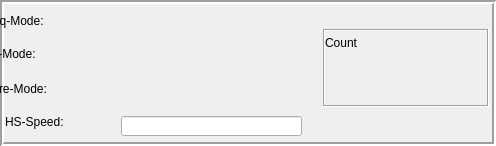
    <widget class="QFrame" name="frame_13">
     <property name="geometry">
      <rect>
       <x>6</x>
       <y>109</y>
       <width>496</width>
       <height>146</height>
      </rect>
     </property>
     <property name="frameShape">
      <enum>QFrame::Box</enum>
     </property>
     <property name="frameShadow">
      <enum>QFrame::Sunken</enum>
     </property>
     <property name="lineWidth">
      <number>2</number>
     </property>
     <widget class="caLabel" name="calabel_46">
      <property name="geometry">
       <rect>
        <x>-19</x>
        <y>78</y>
        <width>121</width>
        <height>21</height>
       </rect>
      </property>
      <property name="text">
       <string>Store-Mode: </string>
      </property>
      <property name="textFormat">
       <enum>Qt::PlainText</enum>
      </property>
      <property name="background">
       <color alpha="0">
        <red>0</red>
        <green>0</green>
        <blue>0</blue>
       </color>
      </property>
     </widget>
     <widget class="caLabel" name="calabel_45">
      <property name="geometry">
       <rect>
        <x>-23</x>
        <y>43</y>
        <width>121</width>
        <height>21</height>
       </rect>
      </property>
      <property name="text">
       <string>Rec-Mode:</string>
      </property>
      <property name="textFormat">
       <enum>Qt::PlainText</enum>
      </property>
      <property name="background">
       <color alpha="0">
        <red>0</red>
        <green>0</green>
        <blue>0</blue>
       </color>
      </property>
     </widget>
     <widget class="caLabel" name="calabel_44">
      <property name="geometry">
       <rect>
        <x>-17</x>
        <y>10</y>
        <width>121</width>
        <height>21</height>
       </rect>
      </property>
      <property name="text">
       <string> Acq-Mode: </string>
      </property>
      <property name="textFormat">
       <enum>Qt::PlainText</enum>
      </property>
      <property name="background">
       <color alpha="0">
        <red>0</red>
        <green>0</green>
        <blue>0</blue>
       </color>
      </property>
     </widget>
     <widget class="caLabel" name="calabel_47">
      <property name="geometry">
       <rect>
        <x>5</x>
        <y>112</y>
        <width>91</width>
        <height>20</height>
       </rect>
      </property>
      <property name="text">
       <string>HS-Speed:</string>
      </property>
      <property name="textFormat">
       <enum>Qt::PlainText</enum>
      </property>
      <property name="background">
       <color alpha="0">
        <red>0</red>
        <green>0</green>
        <blue>0</blue>
       </color>
      </property>
     </widget>
     <widget class="caTextEntry" name="caTextEntry_12">
      <property name="geometry">
       <rect>
        <x>121</x>
        <y>116</y>
        <width>181</width>
        <height>20</height>
       </rect>
      </property>
      <property name="channel" stdset="0">
       <string notr="true">$(NAME):HSSPEED	</string>
      </property>
      <property name="foreground">
       <color>
        <red>139</red>
        <green>26</green>
        <blue>150</blue>
       </color>
      </property>
      <property name="background">
       <color>
        <red>236</red>
        <green>236</green>
        <blue>236</blue>
       </color>
      </property>
      <property name="colorMode">
       <enum>caLineEdit::Static</enum>
      </property>
      <property name="precisionMode">
       <enum>caLineEdit::User</enum>
      </property>
      <property name="limitsMode">
       <enum>caLineEdit::Channel</enum>
      </property>
      <property name="maxValue">
       <double>1.000000000000000</double>
      </property>
      <property name="minValue">
       <double>0.000000000000000</double>
      </property>
      <property name="fontScaleMode" stdset="0">
       <enum>caLineEdit::WidthAndHeight</enum>
      </property>
      <property name="formatType">
       <enum>caLineEdit::decimal</enum>
      </property>
     </widget>
     <widget class="caChoice" name="cachoice_13">
      <property name="geometry">
       <rect>
        <x>120</x>
        <y>7</y>
        <width>191</width>
        <height>31</height>
       </rect>
      </property>
      <property name="channel" stdset="0">
       <string notr="true">$(NAME):ACQMODE</string>
      </property>
      <property name="background">
       <color>
        <red>176</red>
        <green>176</green>
        <blue>176</blue>
       </color>
      </property>
      <property name="alignment">
       <enum>caChoice::center</enum>
      </property>
      <property name="colorMode">
       <enum>caChoice::Static</enum>
      </property>
      <property name="stackingMode" stdset="0">
       <enum>caChoice::Column</enum>
      </property>
      <property name="endBit">
       <number>4</number>
      </property>
     </widget>
     <widget class="caChoice" name="cachoice_11">
      <property name="geometry">
       <rect>
        <x>121</x>
        <y>42</y>
        <width>191</width>
        <height>31</height>
       </rect>
      </property>
      <property name="channel" stdset="0">
       <string notr="true">$(NAME):RECMODE</string>
      </property>
      <property name="background">
       <color>
        <red>176</red>
        <green>176</green>
        <blue>176</blue>
       </color>
      </property>
      <property name="alignment">
       <enum>caChoice::center</enum>
      </property>
      <property name="colorMode">
       <enum>caChoice::Static</enum>
      </property>
      <property name="stackingMode" stdset="0">
       <enum>caChoice::Column</enum>
      </property>
      <property name="endBit">
       <number>1</number>
      </property>
     </widget>
     <widget class="caChoice" name="cachoice_12">
      <property name="geometry">
       <rect>
        <x>121</x>
        <y>77</y>
        <width>191</width>
        <height>31</height>
       </rect>
      </property>
      <property name="channel" stdset="0">
       <string notr="true">$(NAME):STOREMODE</string>
      </property>
      <property name="background">
       <color>
        <red>176</red>
        <green>176</green>
        <blue>176</blue>
       </color>
      </property>
      <property name="alignment">
       <enum>caChoice::center</enum>
      </property>
      <property name="colorMode">
       <enum>caChoice::Static</enum>
      </property>
      <property name="stackingMode" stdset="0">
       <enum>caChoice::Column</enum>
      </property>
      <property name="endBit">
       <number>1</number>
      </property>
     </widget>
     <widget class="caFrame" name="caframe">
      <property name="geometry">
       <rect>
        <x>323</x>
        <y>29</y>
        <width>166</width>
        <height>78</height>
       </rect>
      </property>
      <property name="frameShape">
       <enum>QFrame::Box</enum>
      </property>
      <property name="frameShadow">
       <enum>QFrame::Sunken</enum>
      </property>
      <property name="lineWidth">
       <number>1</number>
      </property>
      <property name="visibility">
       <enum>caFrame::Calc</enum>
      </property>
      <property name="visibilityCalc">
       <string notr="true">%/ANDOR/</string>
      </property>
      <property name="channel" stdset="0">
       <string notr="true">$(NAME):QUERY</string>
      </property>
      <widget class="caLabel" name="calabel_9">
       <property name="geometry">
        <rect>
         <x>2</x>
         <y>3</y>
         <width>155</width>
         <height>21</height>
        </rect>
       </property>
       <property name="text">
        <string>Count</string>
       </property>
       <property name="textFormat">
        <enum>Qt::PlainText</enum>
       </property>
       <property name="alignment">
        <set>Qt::AlignLeading|Qt::AlignLeft|Qt::AlignVCenter</set>
       </property>
       <property name="background">
        <color alpha="0">
         <red>0</red>
         <green>0</green>
         <blue>0</blue>
        </color>
       </property>
      </widget>
      <widget class="caNumeric" name="caNumeric_1">
       <property name="geometry">
        <rect>
         <x>2</x>
         <y>24</y>
         <width>158</width>
         <height>50</height>
        </rect>
       </property>
       <property name="autoFillBackground">
        <bool>false</bool>
       </property>
       <property name="integerDigits" stdset="0">
        <number>4</number>
       </property>
       <property name="decimalDigits" stdset="0">
        <number>3</number>
       </property>
       <property name="digitsFontScaleEnabled">
        <bool>true</bool>
       </property>
       <property name="channel" stdset="0">
        <string notr="true">$(NAME):KINCOUNT</string>
       </property>
       <property name="foreground">
        <color>
         <red>0</red>
         <green>0</green>
         <blue>0</blue>
        </color>
       </property>
       <property name="background">
        <color>
         <red>236</red>
         <green>236</green>
         <blue>236</blue>
        </color>
       </property>
       <property name="precisionMode">
        <enum>caNumeric::User</enum>
       </property>
       <property name="fixedFormat">
        <bool>false</bool>
       </property>
       <property name="limitsMode">
        <enum>caNumeric::User</enum>
       </property>
       <property name="maxValue">
        <double>1000.000000000000000</double>
       </property>
       <property name="minValue">
        <double>0.000000000000000</double>
       </property>
      </widget>
     </widget>
    </widget>
